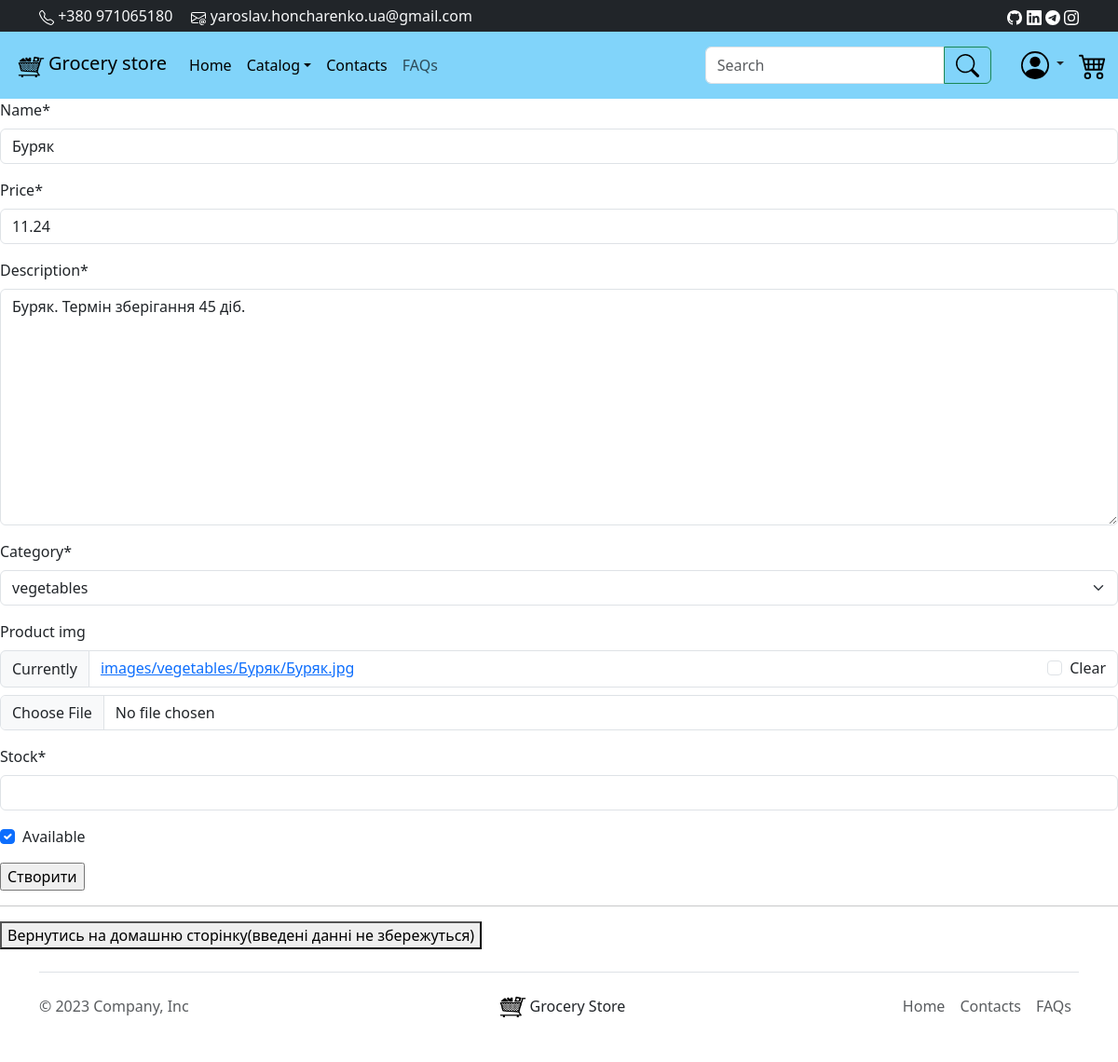
Page /update/12/ (signed in) on the earlier database version.
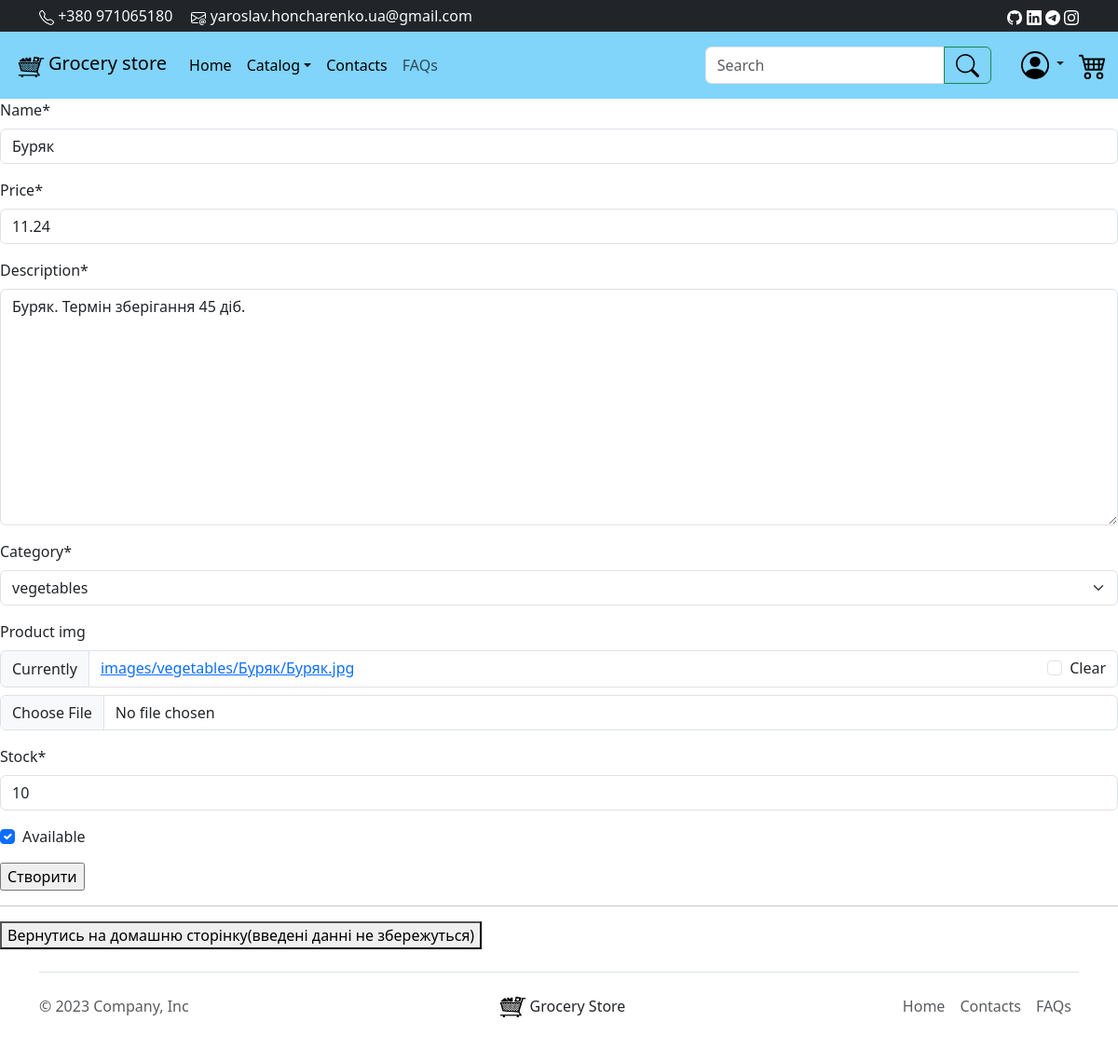
Same page on the later database version.
### New_Shop/models.py (models this page shows, shortened)
class Product(models.Model):
    user = models.ForeignKey(
        settings.AUTH_USER_MODEL,
        default=1, blank=False, null=True,
        on_delete=models.SET_NULL,
    )
    name = models.CharField(max_length=200, blank=False, db_index=True)
    slug = AutoSlugField(populate_from='name', unique=True, null=True)
    price = models.DecimalField(max_digits=10, decimal_places=2, default=00.00)
    description = models.TextField(max_length=600, blank=False)
    category = models.ForeignKey(Category, related_name='products', on_delete=models.CASCADE)
    product_img = models.ImageField(
        upload_to=upload_location_product,
        blank=True, null=True,
        height_field='height_field',
        width_field='width_field'
    )
    height_field = models.IntegerField(default=0)
    width_field = models.IntegerField(default=0)
    stock = models.PositiveIntegerField(null=True, default=0)  # Поле для зберігання залишків продукта
    available = models.BooleanField(default=True)  # Покаже чи доступний чи ні продукт
    created = models.DateTimeField(auto_now_add=True, null=True)
    updated = models.DateTimeField(auto_now=True, null=True)
    class Meta:
        ordering = ('name',)
        index_together = (('id', 'slug'),)

class Category(models.Model):
    name = models.CharField(max_length=200, blank=False, db_index=True)
    description = models.TextField(max_length=600, blank=False, null=True)
    slug = AutoSlugField(populate_from='name', unique=True, null=True)
    category_img = models.ImageField(
        upload_to=upload_location_category,
        blank=True,
        null=True,
        height_field='height_field',
        width_field='width_field'
    )
    height_field = models.IntegerField(blank=False,
                                       null=True,
                                       default=0)
    width_field = models.IntegerField(blank=False, null=True, default=0)
    class Meta:
        ordering = ('name',)
        verbose_name = 'Category'
        verbose_name_plural = "Categories"
    def __str__(self):
        return self.name

### New_Shop/views.py (the view, shortened to what this page needs)
# urls.py: path('update/<int:id_product>/', update, name='update'),
@user_passes_test(is_staff_or_superuser)
def update(request, id_product=None):
    instance = get_object_or_404(Product, id=id_product)
    form = ProductForm(request.POST or None,
                       request.FILES or None,
                       instance=instance)
    context = {
        'title': 'Update',
        'form': form
    }
    return render(request, 'create.html', context)

### New_Shop/forms.py
class ProductForm(forms.ModelForm):
    class Meta:
        model = Product
        fields = [
            'name',
            'price',
            'description',
            'category',
            'product_img',
            'stock',
            'available'
        ]

### New_Shop/views.py (called while the page is built)
def is_staff_or_superuser(user):
    return user.is_staff or user.is_superuser

### templates/create.html (shortened to what this page needs)
{% extends 'base.html' %}
{% load crispy_forms_filters %}
{% load crispy_forms_tags %}
{% block content %}
<form action="" method="post" enctype="multipart/form-data">
    {{ form|crispy }}
    <input type="submit" value="Створити">
</form>
<hr>
<a href="/"><button >Вернутись на домашню сторінку(введені данні не збережуться)</button></a>
{% endblock content %}

Differences in the rows shown:
changed Product "Буряк. Термін зберігання 45 діб.": stock (not shown) → "10"
